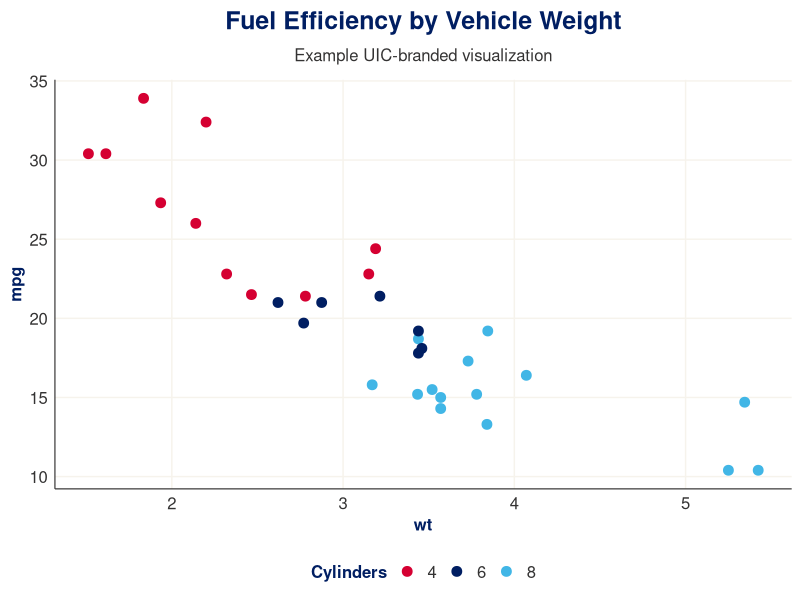

Write R code to recreate this figure. (Note: this script raises an error after producing the figure.)
##Creating UIC color theme## 
##K.Mercer 08/05/26##

library(ggplot2)

# UIC Brand Colors
uic_colors <- list(
  red         = "#D50032",  # Fire Engine Red
  navy        = "#001E62",  # Navy Pier Blue
  brick       = "#B10000",  # Chicago Brick
  slate       = "#A6C5D7",  # Second City Slate
  green       = "#00966C",  # Chicago River Green
  blue        = "#41B6E6",  # Chicago Blue
  maroon      = "#480002",  # Dark Maroon
  white       = "#FFFFFF",
  expo_white  = "#F6F3EC",
  beach       = "#FEF8E0",
  steel_gray  = "#343333",
  black       = "#000000"
)

theme_uic <- function(base_size = 12,
                      base_family = "sans") {
  
  theme_minimal(base_size = base_size,
                base_family = base_family) %+replace%
    
    theme(
      plot.background = element_rect(
        fill = uic_colors$white,
        color = NA
      ),
      
      panel.background = element_rect(
        fill = uic_colors$white,
        color = NA
      ),
      
      plot.title = element_text(
        size = rel(1.5),
        face = "bold",
        color = uic_colors$navy,
        margin = margin(b = 10)
      ),
      
      plot.subtitle = element_text(
        color = uic_colors$steel_gray,
        margin = margin(b = 12)
      ),
      
      plot.caption = element_text(
        color = uic_colors$steel_gray,
        size = rel(0.85)
      ),
      
      axis.title = element_text(
        color = uic_colors$navy,
        face = "bold"
      ),
      
      axis.text = element_text(
        color = uic_colors$steel_gray
      ),
      
      axis.line.x = element_line(
        color = uic_colors$steel_gray,
        linewidth = 0.4
      ),
      
      axis.line.y = element_line(
        color = uic_colors$steel_gray,
        linewidth = 0.4
      ),
      
      panel.grid.major = element_line(
        color = uic_colors$expo_white,
        linewidth = 0.5
      ),
      
      panel.grid.minor = element_blank(),
      
      legend.position = "bottom",
      
      legend.title = element_text(
        face = "bold",
        color = uic_colors$navy
      ),
      
      legend.text = element_text(
        color = uic_colors$steel_gray
      ),
      
      strip.background = element_rect(
        fill = uic_colors$navy,
        color = NA
      ),
      
      strip.text = element_text(
        color = "white",
        face = "bold"
      )
    )
}

# Discrete color scale
scale_color_uic <- function(...) {
  scale_color_manual(
    values = c(
      uic_colors$red,
      uic_colors$navy,
      uic_colors$blue,
      uic_colors$green,
      uic_colors$slate,
      uic_colors$brick
    ),
    ...
  )
}

scale_fill_uic <- function(...) {
  scale_fill_manual(
    values = c(
      uic_colors$red,
      uic_colors$navy,
      uic_colors$blue,
      uic_colors$green,
      uic_colors$slate,
      uic_colors$brick
    ),
    ...
  )
}
theme_uic()

#####Test in R #### 
ggplot(mtcars, aes(wt, mpg, color = factor(cyl))) +
  geom_point(size = 3) +
  scale_color_uic() +
  labs(
    title = "Fuel Efficiency by Vehicle Weight",
    subtitle = "Example UIC-branded visualization",
    color = "Cylinders"
  ) +
  theme_uic()



uic_palette <- c(
  uic_colors$slate,
  uic_colors$blue,
  uic_colors$green,
  uic_colors$brick,
  uic_colors$red,
  uic_colors$navy,
  uic_colors$maroon
)

ggplot(
  plot_later_3w %>% filter(!is.na(ega_cat)),
  aes(
    x = six_month_period,
    fill = ega_cat
  )
) +
  geom_bar(position = position_stack(reverse = TRUE)) +
  geom_text(
    stat = "count",
    aes(label = after_stat(count)),
    position = position_stack(vjust = 0.5, reverse = TRUE),
    size = 3,
    color = "black"
  ) +
  scale_fill_manual(
    values = colorRampPalette(uic_palette)(
      nlevels(plot_later_3w$ega_cat)
    )
  ) +
  labs(
    x = "Six Month Period",
    y = "Number of Patients",
    fill = "Estimated GA (wks)",
    title = "Distribution of Later Care GA by Six Month Period"
  ) +
  theme_uic() +
  theme(
    axis.text.x = element_text(angle = 45, hjust = 1),
    legend.position = "right"
  )
